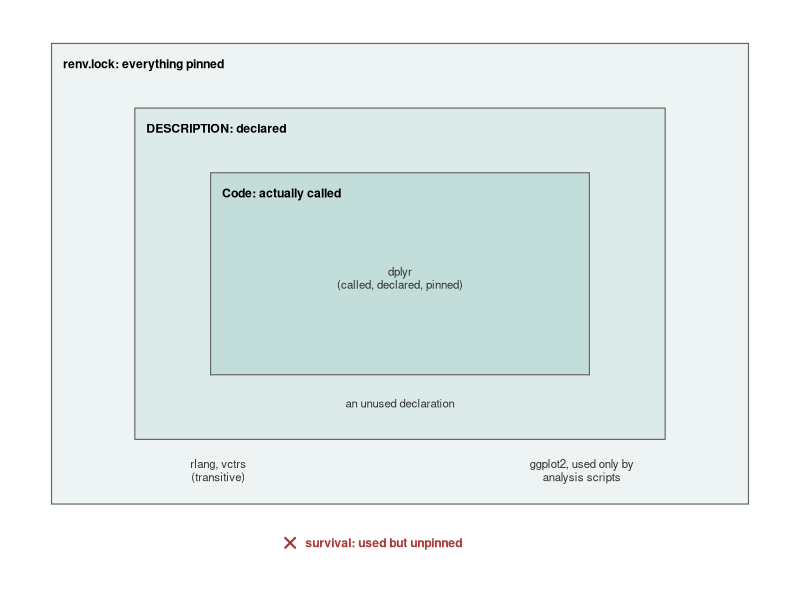

Write the R code that produced this figure.
## ---- chunk 1
#| label: fig-triad
#| fig-cap: 'The dependency triad as nested sets, with example packages placed in each region. Everything the code calls must be pinned, so a package outside the lockfile is the one broken position and is marked with a cross. The band between `DESCRIPTION` and the lockfile holds the transitive dependencies no analyst names directly, together with, in a compendium, the packages used only by analysis scripts. That second case is the archetype qualification discussed above: it is a violation in an R package and legitimate in a compendium.'
#| fig-alt: 'Three nested rectangles. The outermost is labeled renv.lock, everything pinned; inside it a rectangle labeled DESCRIPTION, declared dependencies; innermost a rectangle labeled code, packages actually called. Example packages are placed in each band: dplyr inside the code rectangle, an unused declared package between DESCRIPTION and code, and transitive dependencies such as rlang and vctrs plus an analysis-script-only package in the outer band. A package named survival sits outside all three rectangles, marked with a cross and labeled used but unpinned, the one broken position.'
#| fig-width: 6.6
#| fig-height: 4.2

library(ggplot2)
library(tibble)

bands <- tibble(
  label = c('renv.lock: everything pinned',
            'DESCRIPTION: declared',
            'Code: actually called'),
  xmin = c(0.4, 1.5, 2.5), xmax = c(9.6, 8.5, 7.5),
  ymin = c(0.5, 1.3, 2.1), ymax = c(6.2, 5.4, 4.6),
  fill = c('#eef4f4', '#dcebea', '#c3ddda')
)

items <- tibble(
  x = c(5.0, 5.0, 2.6, 7.4),
  y = c(3.3, 1.75, 0.92, 0.92),
  lab = c('dplyr\n(called, declared, pinned)',
          'an unused declaration',
          'rlang, vctrs\n(transitive)',
          'ggplot2, used only by\nanalysis scripts')
)

ggplot() +
  geom_rect(data = bands,
            aes(xmin = xmin, xmax = xmax,
                ymin = ymin, ymax = ymax, fill = fill),
            color = 'grey40', linewidth = 0.4) +
  scale_fill_identity() +
  geom_text(data = bands, aes(x = xmin + 0.15, y = ymax - 0.25,
                              label = label),
            hjust = 0, fontface = 'bold', size = 3.1) +
  geom_text(data = items, aes(x = x, y = y, label = lab),
            size = 2.9, lineheight = 0.95, color = 'grey20') +
  annotate('point', x = 3.55, y = 0.02, shape = 4,
           size = 2.6, stroke = 1.1, color = '#a33') +
  annotate('text', x = 3.75, y = 0.02, hjust = 0,
           label = 'survival: used but unpinned',
           size = 3.1, fontface = 'bold', color = '#a33') +
  coord_cartesian(xlim = c(0.2, 9.8), ylim = c(-0.35, 6.4)) +
  theme_void()
## ---- chunk 2
#| label: tbl-lockdiff
#| tbl-cap: 'A synthetic lockfile diff between two snapshots of one project. The changed column flags every package whose pinned version moved between the earlier and later snapshot.'

library(tibble)
library(dplyr)

lock_diff <- tibble(
  package    = c('dplyr', 'ggplot2', 'tidyr',
                 'survival', 'lubridate', 'rlang'),
  version_a  = c('1.1.0', '3.4.4', '1.3.0',
                 '3.5-7', '1.9.3', '1.1.2'),
  version_b  = c('1.2.1', '3.4.4', '1.3.1',
                 '3.5-8', '1.9.3', '1.1.4')
) |>
  mutate(changed = if_else(
    version_a == version_b, '', 'changed'
  ))

knitr::kable(lock_diff)
